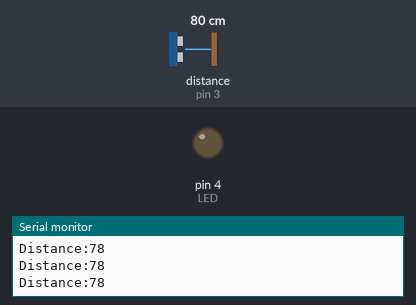
Bench run of a sketch on a simulated Arduino Uno, built with avr-gcc and run on an emulated ATmega328P. On the bench: output pins drawn as LEDs (lit = HIGH), the last lines printed to the serial monitor. Wiring (inferred from the names in the program): ultrasonic range finder: trigger pin 2; echo pin 3. The inputs (shaded band) are chosen by the test bench; at power-on: distance to the obstacle (sensor on pin 3) 80 cm. The echo pulse lasts 58.3 µs per cm; pins used as bus, display or sensor lines are not drawn.

Above: at 1.3 s.
1.4 s: distance to the obstacle (sensor on pin 3) set to 23 cm
2.9 s: distance to the obstacle (sensor on pin 3) set to 19 cm
At 3.5 s:
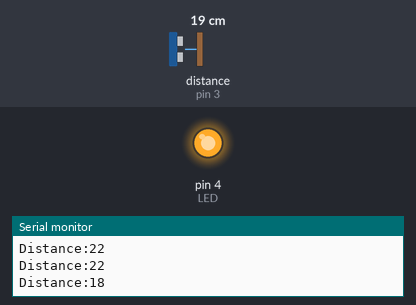
4.5 s: distance to the obstacle (sensor on pin 3) set to 35 cm
At 4.8 s:
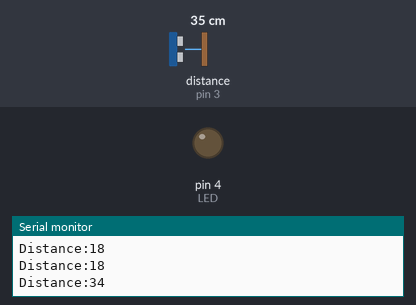
6.0 s: distance to the obstacle (sensor on pin 3) set to 2 cm
At 7.4 s:
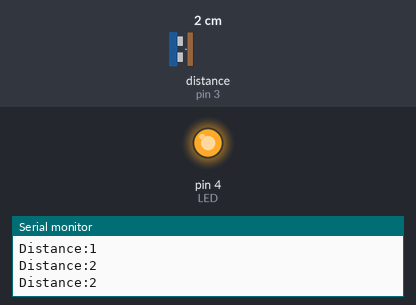
Timing chart, 0 to 8.5 s (numbered marks = the images above; inputs shaded):
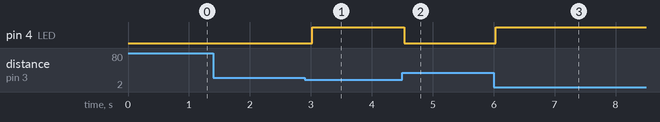

Measured:
- the behaviour switches between 21 and 20 cm on distance to the obstacle (sensor on pin 3) (found by bisection; images 0 and 1)
- after the input at 2.9 s, pin 4 (LED): LOW → HIGH after 0.12 s
- after the input at 4.5 s, pin 4 (LED): HIGH → LOW at once
- after the input at 6.0 s, pin 4 (LED): LOW → HIGH at once

The sketch:

led.ino
```cpp
const int trigPin = 2;
const int echoPin = 3;
const int LED=4;
int distance ;
long duration;
void setup() {
  // put your setup code here, to run once:
  pinMode(trigPin,OUTPUT);//sets the trigPin as an Output
  pinMode(echoPin,INPUT);//sets the echoPin as an Input
  pinMode(LED,OUTPUT);
  Serial.begin(9600);//Starts the serial communication

}

void loop() {
  // put your main code here, to run repeatedly:
  digitalWrite (trigPin,LOW);
  delayMicroseconds(2);
  digitalWrite(trigPin,HIGH);
  delayMicroseconds(10);
  digitalWrite(trigPin,LOW);
  duration=pulseIn(echoPin,HIGH);
  distance=duration*0.034/2;
  Serial.print("Distance:");
  Serial.println(distance);
  if(distance<20)
  digitalWrite(LED,HIGH);
  else
  digitalWrite(LED,LOW);
  delay(500);
}
```
